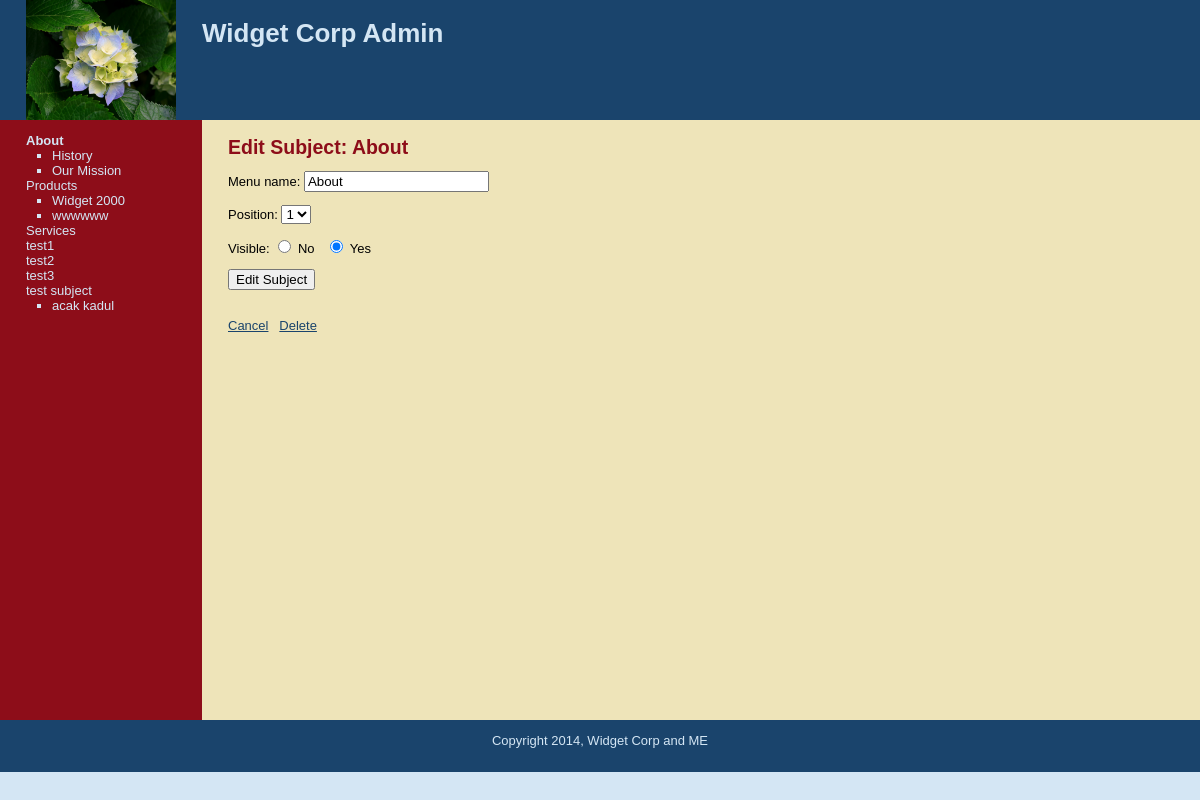
The page /edit_subject.php?subject=1 on the database its author committed.
### tables this page shows
CREATE TABLE IF NOT EXISTS `logo` (
  `id` int(11) NOT NULL AUTO_INCREMENT,
  `title` varchar(20) NOT NULL,
  `body` text NOT NULL,
  `gambar` text NOT NULL,
  PRIMARY KEY (`id`)
);

CREATE TABLE IF NOT EXISTS `subjects` (
  `id` int(11) NOT NULL AUTO_INCREMENT,
  `menu_name` varchar(30) NOT NULL,
  `position` int(3) NOT NULL,
  `visible` tinyint(1) NOT NULL,
  PRIMARY KEY (`id`)
);

CREATE TABLE IF NOT EXISTS `pages` (
  `id` int(11) NOT NULL AUTO_INCREMENT,
  `subject_id` int(11) NOT NULL,
  `menu_name` varchar(30) NOT NULL,
  `position` int(3) NOT NULL,
  `visible` tinyint(1) NOT NULL,
  `content` text NOT NULL,
  PRIMARY KEY (`id`)
);

### public/edit_subject.php (the view, shortened to what this page needs)
<?php require_once("../includes/db_connection.php"); ?>
<?php require_once("../includes/functions.php"); ?>
<?php find_selected_page(); ?>
<?php $layout_context = "admin";?>
<?php include("../includes/layouts/header.php"); ?>
		<div id="main">
			<div id="navigation">
				 <?php echo navigation($current_subject, $current_page); ?>
			</div>
			<div id="page">
				<h2>Edit Subject: <?php echo htmlentities($current_subject["menu_name"]) ?></h2>
				<form action="edit_subject.php?subject=<?php echo urlencode($current_subject["id"]) ?>" method="post">
					<p>Menu name:
						<input type="text" name="menu_name" value="<?php echo htmlentities($current_subject["menu_name"]) ?>" />
					</p>
					<p>Position:
						<select name="position">
						<?php
						 $subject_set = find_all_subjects(false);
						 $subject_count = mysqli_num_rows($subject_set);
						for ($count=1; $count <= $subject_count; $count++){
						 echo "<option value=\"{$count}\"";
						 if ($current_subject["position"] == $count){
						  echo " selected";
						 }
						 echo ">{$count}</option>";
						}?>
						</select>
					</p>
					<p>Visible:
						<input type="radio" name="visible" value="0" <?php if ($current_subject["visible"] == 0) {echo "checked";}?>/> No
						&nbsp;
						<input type="radio" name="visible" value="1" <?php if ($current_subject["visible"] == 1) {echo "checked";}?>/> Yes
					</p>
					<input type="submit" name="submit" value="Edit Subject" />
				</form>
				<br />
				<a href="manage_content.php">Cancel</a>
				<a href="delete_subject.php?subject=<?php echo urlencode($current_subject["id"]) ?>" onclick="return confirm('Are You Sure?');">Delete</a>
			</div>
		</div>
<?php include("../includes/layouts/footer.php"); ?>

### includes/layouts/header.php (shortened to what this page needs)
<?php require_once("../includes/db_connection.php"); ?>
<?php
 $sql = "SELECT *
		FROM logo
		ORDER BY id DESC
		LIMIT 1";
$hasil = mysqli_query($connection, $sql);
$baris = mysqli_fetch_assoc($hasil);
?>
<html>
	<head>
		<link href="css/public.css" media="all" rel="stylesheet" type="text/css"/>
	</head>
	<body>
		<div id="header">
			<div id="logo">
			<img src="<?php echo $baris["gambar"]; ?>"/>
			</div>
			<div id="judul">
				<h1>Widget Corp <?php if ($layout_context == "admin") {
				echo "Admin"; }?> </h1>
			</div>
		</div>

### includes/functions.php (shortened to what this page needs)
<?php
	function find_all_subjects($public = true){
		global $connection;
		$query = "SELECT * ";
		$query .= "FROM subjects ";
		$query .= "ORDER BY position ASC";
		$subject_set = mysqli_query($connection, $query);
		return $subject_set;
	}
	function find_subject_by_id($subject_id, $public = true){
	 	global $connection;
		$safe_subject_id = mysqli_real_escape_string($connection, $subject_id);
		$query = "SELECT * FROM subjects WHERE id = {$safe_subject_id} ";
		$query .= " limit 1";
		$subject_set = mysqli_query($connection, $query);
		if($subject = mysqli_fetch_assoc($subject_set)){
			return $subject;
		} else {
		 return null;
		 };
	}
	function find_pages_for_subject($subject_id, $public=true){
		global $connection;
		$safe_subject_id = mysqli_real_escape_string($connection, $subject_id);
		$query = "SELECT * ";
		$query .="FROM pages ";
		$query .= "WHERE subject_id = {$safe_subject_id} ";
		$query .= "ORDER BY position ASC";
		$page_set = mysqli_query($connection, $query);
		return $page_set;
	}
	function find_selected_page($public=false){
	 if (isset($_GET["subject"])){
	  $current_subject = find_subject_by_id($_GET["subject"], $public);
	  if($public){
		$current_page = find_default_page_for_subject($current_subject["id"]);
	  } else {
		  $current_page = null;
		}
	  }else if (isset($_GET["page"])){
	   $current_page = find_page_by_id($_GET["page"], $public);
	   $current_subject = null;
	  } else {
	   $current_subject = null;
	   $current_page = null;
	  }
	}
	function navigation($subject_array, $page_array){
		$output = "<ul class=\"subjects\">";
		$subject_set = find_all_subjects(false);
		while($subject = mysqli_fetch_assoc($subject_set)){
			$output .= "<li";
				if ($subject_array && $subject["id"] == $subject_array["id"]) {
				$output .=  " class = 'selected' ";
				}
			$output .= ">";
			$output .= "<a href=\"manage_content.php?subject=";
			$output .= urlencode($subject["id"]);
			$output .= "\">";
			$output .= htmlentities($subject["menu_name"]);
			$output .= "</a>";
			$page_set = find_pages_for_subject($subject["id"], false);
			$output .= "<ul class=\" pages\">";
			while($page = mysqli_fetch_assoc($page_set)){
			  $output .=  "<li";
			  $output .=  ">";
			$output .= "<a href=\"manage_content.php?page=";
			$output .=  urlencode($page["id"]);
			$output .= "\">";
			$output .=  htmlentities($page["menu_name"]);
			$output .= "</a></li> ";
			 }
			$output .= "</ul></li>";
		}
		$output .= "</ul>";
		return $output;
	}
	?>

### public/css/public.css (style rules this page uses)
html { height: 100%; width: 100%; }
body { width: 100%; height: 100%; margin: 0px; padding: 0px; border: 0px; font-family: Verdana, Arial, Helvetica, sans-serif; background: #D4E6F4; font-size: 13px; line-height: 15px; }
img { border: none; }
a { color: #8D0D19; }
a { color: #1A446C; }
#header { height: 120px; margin: 0px; padding: 0px; text-align: left; background: #1A446C; color: #D4E6F4; }
#header h1 { padding: 1em; margin: 0px; }
#main { margin: 0px; padding: 0px; height: 600px; width: 100%; background: #EEE4B9; }
#logo { float: left; height: 100%; width: 150px; padding: 0em 2em; color: #D4E6F4; }
#logo img { height: 120px; width: 150px; }
#navigation { float: left; height: 100%; width: 150px; padding: 0em 2em; color: #D4E6F4; background: #8D0D19; }
#navigation a { color: #D4E6F4; text-decoration: none; }
ul.subjects { margin: 1em 0; padding-left: 0; list-style: none; }
ul.pages { padding-left: 2em; list-style: square; font-weight: normal; }
.selected { font-weight: bold; }
#page { float: left; height: 100%; padding-left: 2em; vertical-align: top; background: #EEE4B9; }
#page h2 { color: #8D0D19; margin-top: 1em; }

### rows shown on the page
logo: gambar (picture)
subjects: value "About", menu_name "About", position "1", visible "☑"
pages: value "History"
pages: value "Our Mission"
subjects: value "Products"
pages: value "Widget 2000"
pages: value "wwwwww"
subjects: value "Services"
subjects: value "test1"
subjects: value "test2"
subjects: value "test3"
subjects: value "test subject"
pages: value "acak kadul"
